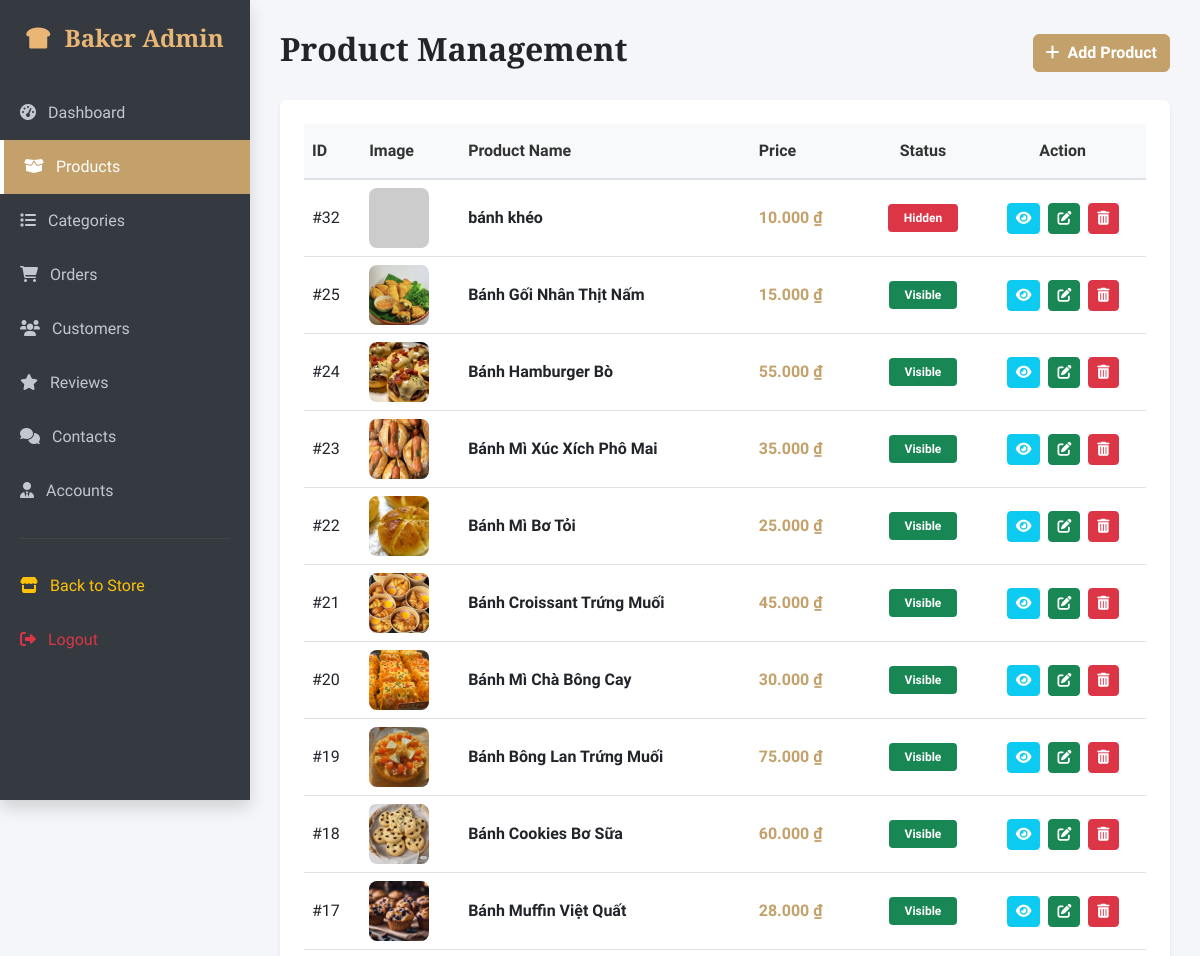
/admin/index.php?page=products (signed in, upper part), run on an earlier commit of the app's database.
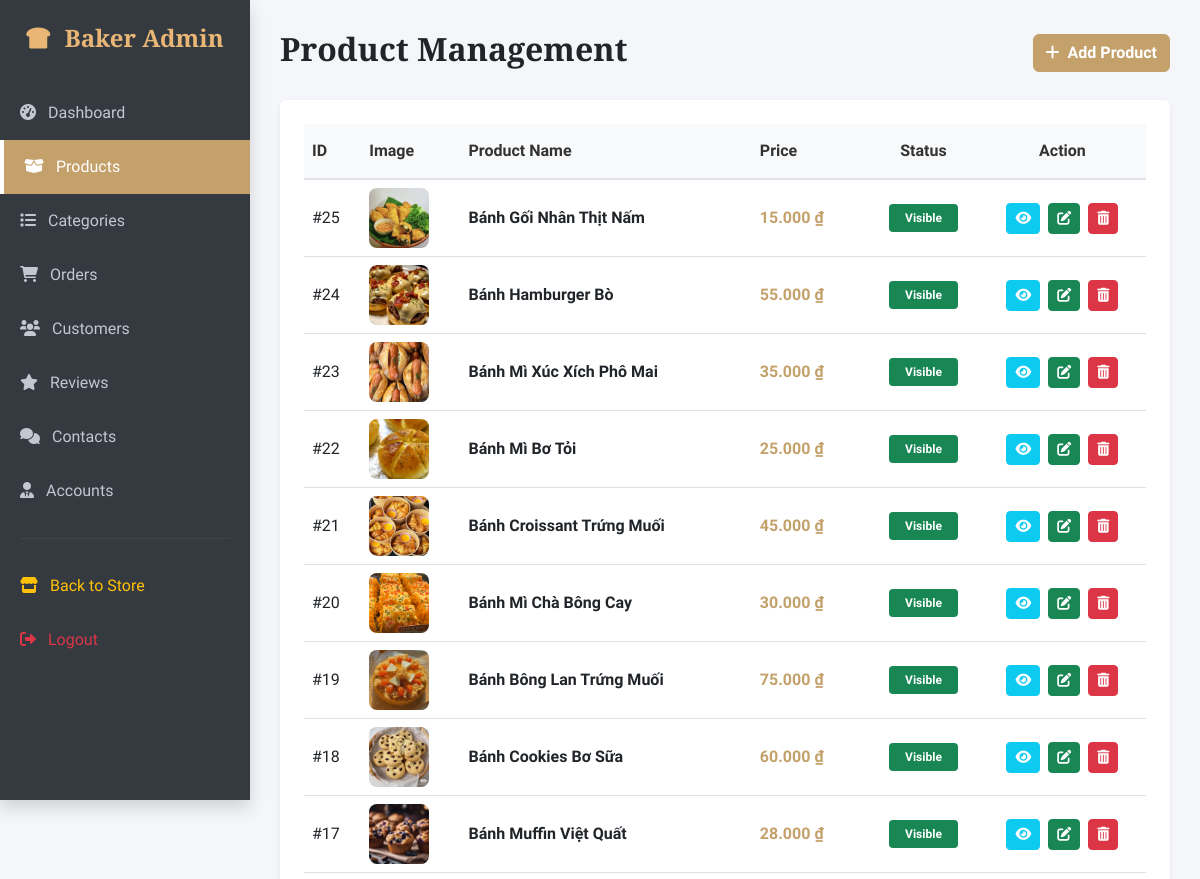
And on a later commit of the database.
### tables this page shows
CREATE TABLE `products` (
  `product_id` int(11) NOT NULL,
  `category_id` int(11) DEFAULT NULL,
  `product_name` varchar(255) NOT NULL,
  `price` decimal(10,2) UNSIGNED NOT NULL,
  `description` text DEFAULT NULL,
  `stock_quantity` int(10) UNSIGNED NOT NULL DEFAULT 0,
  `image` varchar(255) NOT NULL,
  `status` tinyint(1) DEFAULT 1
);

### app/controllers/AdminProductController.php (called while the page is built, shortened)
<?php
require_once '../app/models/AdminProductModel.php';
class AdminProductController {
    private $model;
    public function __construct($db) {
        $this->model = new AdminProductModel($db);
    }
    public function index() {
        $products = $this->model->getAllProducts();
        require_once 'views/product_list.php';
    }
}
?>

### app/models/AdminProductModel.php (called while the page is built, shortened)
<?php
class AdminProductModel {
    private $db;
    public function __construct($db) {
        $this->db = $db;
    }
    public function getAllProducts() {
        return mysqli_query($this->db, "SELECT * FROM products ORDER BY product_id DESC");
    }
}
?>

### admin/views/product_list.php (the view)
<div class="d-flex justify-content-between align-items-center mb-4">
    <h2 class="fw-bold">Product Management <span class="badge bg-danger fs-6 ms-2"></span></h2>
    <a href="index.php?page=add_product" class="btn btn-primary fw-bold"><i class="fas fa-plus me-2"></i>Add Product</a>
</div>
<div class="card shadow-sm border-0 p-4">
    <div class="table-responsive">
        <table class="table table-hover align-middle">
            <thead class="table-light">
                <tr>
                    <th>ID</th>
                    <th>Image</th>
                    <th>Product Name</th>
                    <th>Price</th>
                    <th class="text-center">Status</th>
                    <th class="text-center">Action</th>
                </tr>
            </thead>
            <tbody>
                <?php
                if ($products && mysqli_num_rows($products) > 0) {
                    while ($row = mysqli_fetch_assoc($products)) {
                        $p_id = $row['product_id'];
                        $p_name = $row['product_name'] ?? 'N/A';
                        $p_price = $row['price'] ?? 0;
                        $p_img = $row['image'] ?? 'default.jpg';
                        $p_status = isset($row['status']) ? (int)$row['status'] : 1;
                        $status_badge = ($p_status == 1)
                            ? "<span class='badge bg-success px-3 py-2 rounded-1'>Visible</span>"
                            : "<span class='badge bg-danger px-3 py-2 rounded-1'>Hidden</span>";
                        echo "<tr>
                                <td>#{$p_id}</td>
                                <td><img src='../assets/img/{$p_img}' style='width: 60px; height: 60px; object-fit: cover; border-radius: 8px;' onerror=\"this.onerror=null; this.src='https://placehold.co/60x60?text=No+Image';\"></td>
                                <td class='fw-bold text-dark'>{$p_name}</td>
                                <td class='fw-bold' style='color: #c4a16b;'>" . number_format((float)$p_price, 0, ',', '.') . " ₫</td>
                                <td class='text-center'>{$status_badge}</td>
                                <td class='text-center'>
                                    <a href='index.php?page=product_detail&id={$p_id}' class='btn btn-sm btn-info text-white rounded-1 me-1' title='Details'><i class='fas fa-eye'></i></a>
                                    <a href='index.php?page=edit_product&id={$p_id}' class='btn btn-sm btn-success rounded-1 me-1' title='Edit'><i class='fas fa-edit'></i></a>
                                    <a href='index.php?page=products&action=delete&id={$p_id}' class='btn btn-sm btn-danger rounded-1' onclick=\"return confirm('Confirm delete {$p_name}?');\" title='Delete'><i class='fas fa-trash-alt'></i></a>
                                </td>
                              </tr>";
                    }
                } else {
                    echo "<tr><td colspan='6' class='text-center py-4 text-muted'>No products found.</td></tr>";
                }
                ?>
            </tbody>
        </table>
    </div>
</div>

### admin/index.php (shortened to what this page needs)
<?php
$db = Database::getInstance();
$page = isset($_GET['page']) ? $_GET['page'] : 'dashboard';
?>
<!DOCTYPE html>
<html lang="en">
<head>
    <link href="https://cdn.jsdelivr.net/npm/bootstrap@5.3.0/dist/css/bootstrap.min.css" rel="stylesheet">
    <link href="https://cdnjs.cloudflare.com/ajax/libs/font-awesome/6.0.0/css/all.min.css" rel="stylesheet">
</head>
<body>
    <div class="sidebar shadow">
        <div class="brand"><i class="fas fa-bread-slice me-2"></i> Baker Admin</div>
        <a href="index.php?page=dashboard" class="<?php echo ($page == 'dashboard') ? 'active' : ''; ?>"><i class="fas fa-tachometer-alt me-2"></i> Dashboard</a>
        <a href="index.php?page=products" class="<?php echo ($page == 'products' || $page == 'product_detail' || $page == 'edit_product' || $page == 'add_product') ? 'active' : ''; ?>"><i class="fas fa-box-open me-2"></i> Products</a>
        <a href="index.php?page=categories" class="<?php echo ($page == 'categories') ? 'active' : ''; ?>"><i class="fas fa-list me-2"></i> Categories</a>
        <a href="index.php?page=orders" class="<?php echo ($page == 'orders' || $page == 'order_detail') ? 'active' : ''; ?>"><i class="fas fa-shopping-cart me-2"></i> Orders</a>
        <a href="index.php?page=customers" class="<?php echo ($page == 'customers') ? 'active' : ''; ?>"><i class="fas fa-users me-2"></i> Customers</a>
        <a href="index.php?page=reviews" class="<?php echo ($page == 'reviews' || $page == 'review_detail') ? 'active' : ''; ?>"><i class="fas fa-star me-2"></i> Reviews</a>
        <a href="index.php?page=contacts" class="<?php echo ($page == 'contacts') ? 'active' : ''; ?>"><i class="fas fa-comments me-2"></i> Contacts</a>
        <a href="index.php?page=accounts" class="<?php echo ($page == 'accounts') ? 'active' : ''; ?>"><i class="fas fa-user-tie me-2"></i> Accounts</a>
        <hr style="border-color: #666; margin: 20px;">
        <a href="../index.php" class="text-warning"><i class="fas fa-store me-2"></i> Back to Store</a>
        <a href="../index.php?page=logout" class="text-danger"><i class="fas fa-sign-out-alt me-2"></i> Logout</a>
    </div>
    <div class="main-content">
      <?php if ($page == 'dashboard'): ?>
            <?php
            require_once '../app/controllers/AdminDashboardController.php';
            $adminDashboardController = new AdminDashboardController($db);
            $adminDashboardController->index();
            ?>
      <?php elseif ($page == 'products'): ?>
            <?php
            require_once '../app/controllers/AdminProductController.php';
            $adminProductController = new AdminProductController($db);
            if (isset($_GET['action']) && $_GET['action'] == 'delete' && isset($_GET['id'])) {
                $adminProductController->delete($_GET['id']);
            } else {
                $adminProductController->index();
            }
            ?>
        <?php endif; ?>
    </div>
</body>
</html>

### admin/index.php (style rules this page uses)
body { font-family: 'Segoe UI', Tahoma, Geneva, Verdana, sans-serif; background-color: #f4f6f9; }
.sidebar { height: 100vh; background-color: #343a40; padding-top: 20px; color: white; position: fixed; width: 250px; z-index: 1000; }
.sidebar a { color: #c2c7d0; text-decoration: none; padding: 15px 20px; display: block; font-weight: 500; transition: 0.3s; }
.sidebar a:hover, .sidebar a.active { background-color: #c4a16b; color: white; border-left: 4px solid #fff; }
.sidebar .brand { font-size: 1.5rem; font-weight: bold; text-align: center; margin-bottom: 30px; color: #eab676; font-family: 'Playfair Display', serif; }
.main-content { margin-left: 250px; padding: 30px; }
.main-content h1, .main-content h2, .main-content h3, .main-content .display-6 { font-family: 'Playfair Display', serif !important; font-weight: 700 !important; color: #212529 !important; }
.main-content table thead, .main-content table thead tr, .main-content table thead th { background-color: #f8f9fa !important; color: #333333 !important; font-weight: 600 !important; border-bottom: 2px solid #dee2e6 !important; text-transform: none !important; padding-top: 15px !important; padding-bottom: 15px !important; }
.btn-primary, .bg-primary, .btn-primary:active { background-color: #c4a16b !important; border-color: #c4a16b !important; color: #fff !important; }

What changed in the data, as far as the page shows it:
removed products: product_id "32", product_name "bánh khéo", price "10.000", status "Hidden"
